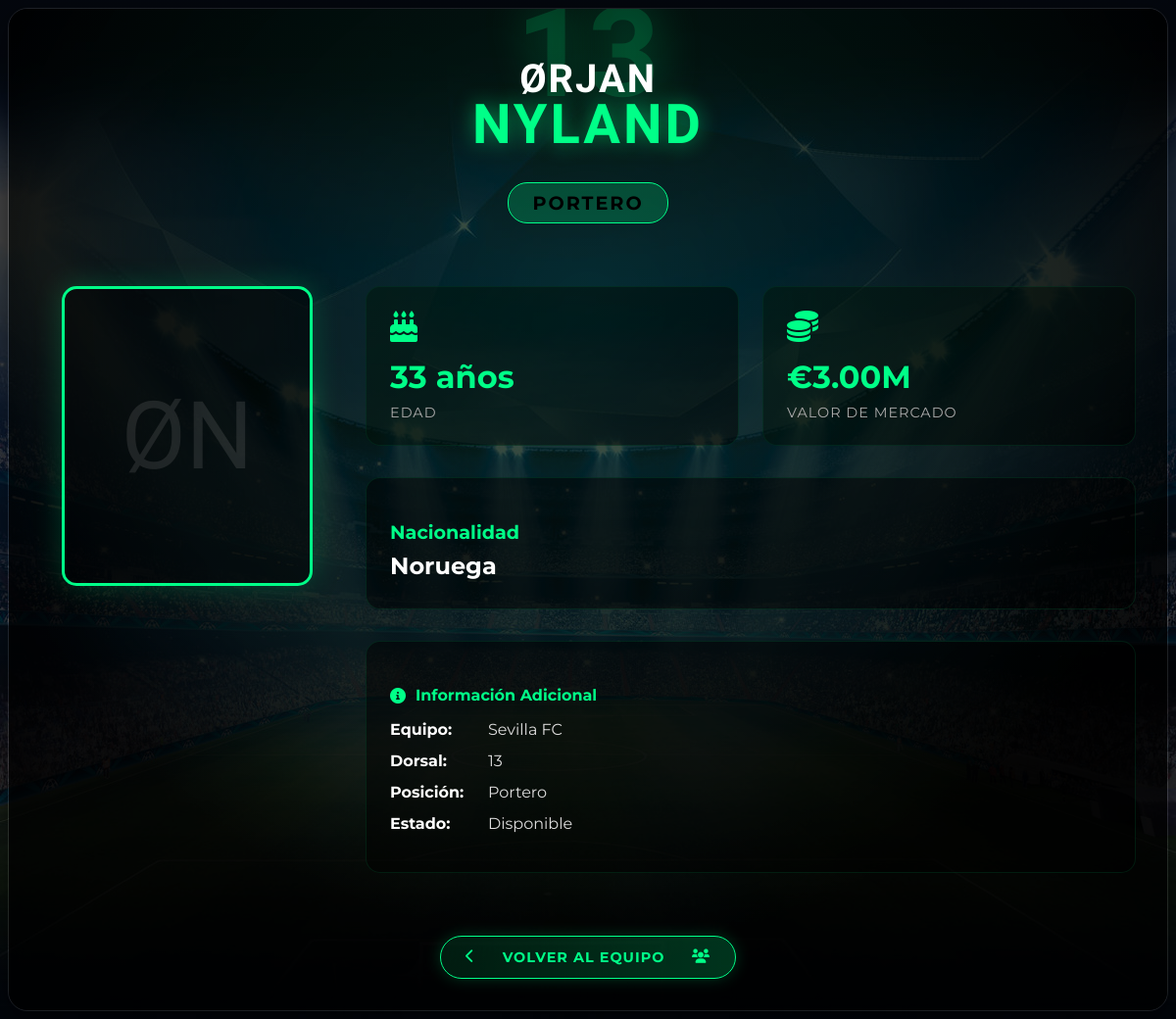
The app's page /jugador/1947/ (signed in) with its own data.
### app_simulador/models.py (models this page shows, shortened)
class Jugador(models.Model):
    POSICIONES = [
        ('POR', 'Portero'),
        ('DEF', 'Defensa'),
        ('MED', 'Mediocampista'),
        ('DEL', 'Delantero')
    ]
    POSICIONES_ESPECIFICAS = [
        ('DC', 'Defensa Central'),
        ('LD', 'Lateral Derecho'),
        ('LI', 'Lateral Izquierdo'),
        ('MCD', 'Mediocentro Defensivo'),
        ('MC', 'Mediocentro'),
        ('MCO', 'Mediocentro Ofensivo'),
        ('CD', 'Centrodelantero'),
        ('ED', 'Extremo Derecho'),
        ('EI', 'Extremo Izquierdo'),
        ('SD', 'Segundo Delantero')
    ]
    posicion_especifica = models.CharField(
        max_length=3,
        choices=POSICIONES_ESPECIFICAS,
        default='DC'
    )
    posicion = models.CharField(max_length=3, choices=POSICIONES)
    nombre = models.CharField(max_length=100)
    apellido = models.CharField(max_length=100)
    edad = models.IntegerField(
        validators=[
            MinValueValidator(16),
            MaxValueValidator(50)
        ]
    )
    nacionalidad = models.CharField(max_length=50)
    valor_mercado = models.DecimalField(max_digits=10, decimal_places=2)
    equipo = models.ForeignKey(Equipo, on_delete=models.CASCADE, related_name='jugadores')
    dorsal = models.IntegerField(
        validators=[
            MinValueValidator(1),
            MaxValueValidator(99)
        ],
        null=True,
        blank=True
    )
    lesionado = models.BooleanField(default=False)
    suspendido = models.BooleanField(default=False)

class Equipo(models.Model):
    POSICIONES_LIGA = [(1, 'Primera División')]
    nombre = models.CharField(max_length=100, unique=True)
    ciudad = models.CharField(max_length=100)
    estadio = models.CharField(max_length=100)
    ya_jugo = models.BooleanField(default=False)
    calendario = JSONField(default=list, blank=True)
    fundacion = models.PositiveIntegerField(
        validators=[
            MinValueValidator(1800),
            MaxValueValidator(datetime.now().year)
        ]
    )
    division = models.IntegerField(choices=POSICIONES_LIGA, default=1)
    presupuesto = models.DecimalField(
        max_digits=12,
        decimal_places=2,
        validators=[MinValueValidator(0)]
    )
    equipacion_principal = models.CharField(
        max_length=50,
        validators=[RegexValidator(
            regex='^[a-zA-ZáéíóúñÁÉÍÓÚÑ ]+$',
            message='Solo se permiten letras y espacios'
        )]
    )
    equipacion_alternativa = models.CharField(
        max_length=50,
        validators=[RegexValidator(
            regex='^[a-zA-ZáéíóúñÁÉÍÓÚÑ ]+$',
            message='Solo se permiten letras y espacios'
        )]
    )
    imagen_escudo = models.ImageField(upload_to='escudos/', null=True, blank=True)
    ruta_escudo = models.CharField(max_length=200, blank=True, null=True)
    descripcion = models.TextField(blank=True, null=True)
    puntos = models.IntegerField(default=0)
    partidos_jugados = models.IntegerField(default=0)
    partidos_ganados = models.IntegerField(default=0)
    partidos_perdidos = models.IntegerField(default=0)
    partidos_empatados = models.IntegerField(default=0)
    goles_favor = models.IntegerField(default=0)
    goles_contra = models.IntegerField(default=0)
    temporada_finalizada = models.BooleanField(default=False)

### app_simulador/views.py (the view)
# urls.py: path('jugador/<int:pk>/', DetalleJugadorView.as_view(), name='detalle_jugador'),
class DetalleJugadorView(LoginRequiredMixin, DetailView):
    model = Jugador
    template_name = 'detalle_jugador.html'
    context_object_name = 'jugador'
    def get_context_data(self, **kwargs):
        context = super().get_context_data(**kwargs)
        context['equipo'] = self.request.user.userprofile.equipo_seleccionado
        return context

### app_simulador/templates/detalle_jugador.html (shortened to what this page needs)
{% load static %}
{% block content %}
    <link rel="stylesheet" href="{% static 'detalle_jugador.css' %}">
    <link rel="stylesheet" href="https://cdnjs.cloudflare.com/ajax/libs/font-awesome/6.0.0/css/all.min.css">
    <div class="container mt-4">
        <div class="player-card">
            <div class="card-overlay"></div>
            <div class="player-header">
                <div class="dorsal-glow">{{ jugador.dorsal|default:"00" }}</div>
                <h1 class="player-name">
                    <span class="first-name">{{ jugador.nombre }}</span>
                    <span class="last-name">{{ jugador.apellido }}</span>
                </h1>
                <div class="position-badge">{{ jugador.get_posicion_display }}</div>
            </div>
            <div class="player-content">
                <div class="player-profile">
                    <div class="avatar-container">
                        <div class="avatar-frame">
                            <div class="avatar-initials">
                                {{ jugador.nombre|first|upper }}{{ jugador.apellido|first|upper }}</div>
                        </div>
                    </div>
                    <div class="player-details">
                        <div class="stats-grid">
                            <div class="stat-card">
                                <div class="stat-icon"><i class="fas fa-birthday-cake"></i></div>
                                <div class="stat-value">{{ jugador.edad }} años</div>
                                <div class="stat-label">Edad</div>
                            </div>
                            <div class="stat-card">
                                <div class="stat-icon"><i class="fas fa-coins"></i></div>
                                <div class="stat-value">€{{ jugador.valor_mercado|floatformat:2 }}M</div>
                                <div class="stat-label">Valor de mercado</div>
                            </div>
                        </div>
                        <div class="nationality-card">
                            <div class="nationality-info">
                                <h3>Nacionalidad</h3>
                                <div class="country-name">{{ jugador.nacionalidad }}</div>
                            </div>
                        </div>
                        <div class="additional-info">
                            <div class="info-card">
                                <h4><i class="fas fa-info-circle"></i> Información Adicional</h4>
                                <ul>
                                    <li><strong>Equipo:</strong> {{ jugador.equipo.nombre }}</li>
                                    <li><strong>Dorsal:</strong> {{ jugador.dorsal|default:"Sin asignar" }}</li>
                                    <li><strong>Posición:</strong> {{ jugador.get_posicion_display }}</li>
                                    <li><strong>Estado:</strong>
                                        {% if jugador.lesionado %}
                                            Lesionado
                                        {% elif jugador.suspendido %}
                                            Suspendido
                                        {% else %}
                                            Disponible
                                        {% endif %}
                                    </li>
                                </ul>
                            </div>
                        </div>
                    </div>
                </div>
            </div>
            <div class="action-buttons">
                <a href="{% url 'jugadores_equipo' %}" class="btn-back">
                    <i class="fas fa-chevron-left"></i>
                    <span>Volver al equipo</span>
                    <i class="fas fa-users"></i>
                </a>
            </div>
        </div>
    </div>
{% endblock %}

### records on screen
Jugador: nombre "ØRJAN", apellido "NYLAND", posicion "PORTERO", edad "33", valor_mercado "3.00", nacionalidad "Noruega", equipo.nombre "Sevilla FC", dorsal "13", posicion "Portero"
